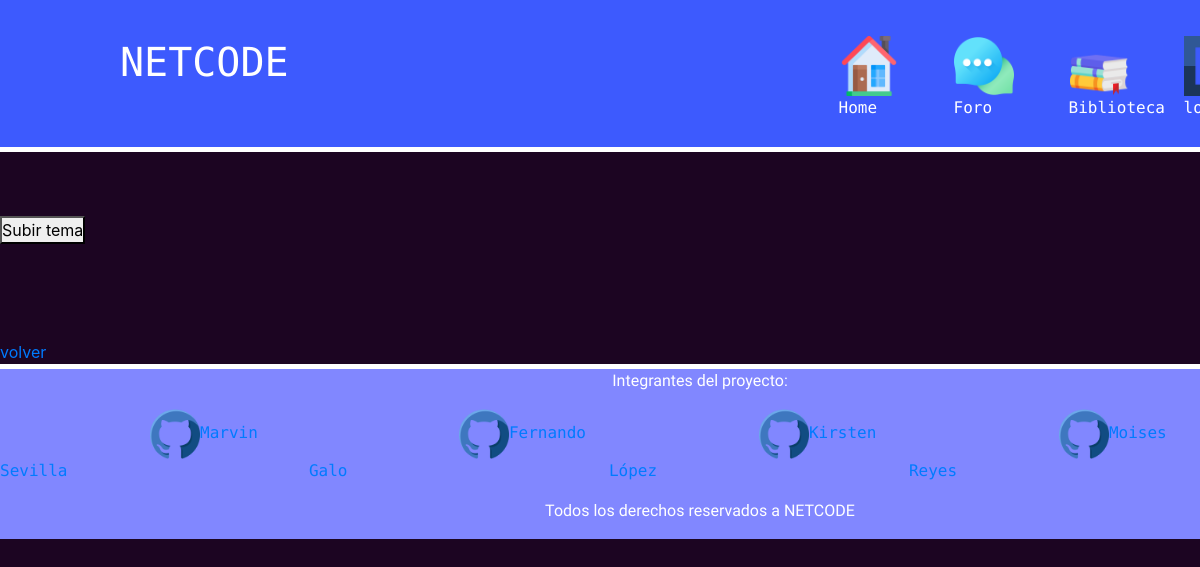
/verTemas/3, run on an earlier commit of the app's database.
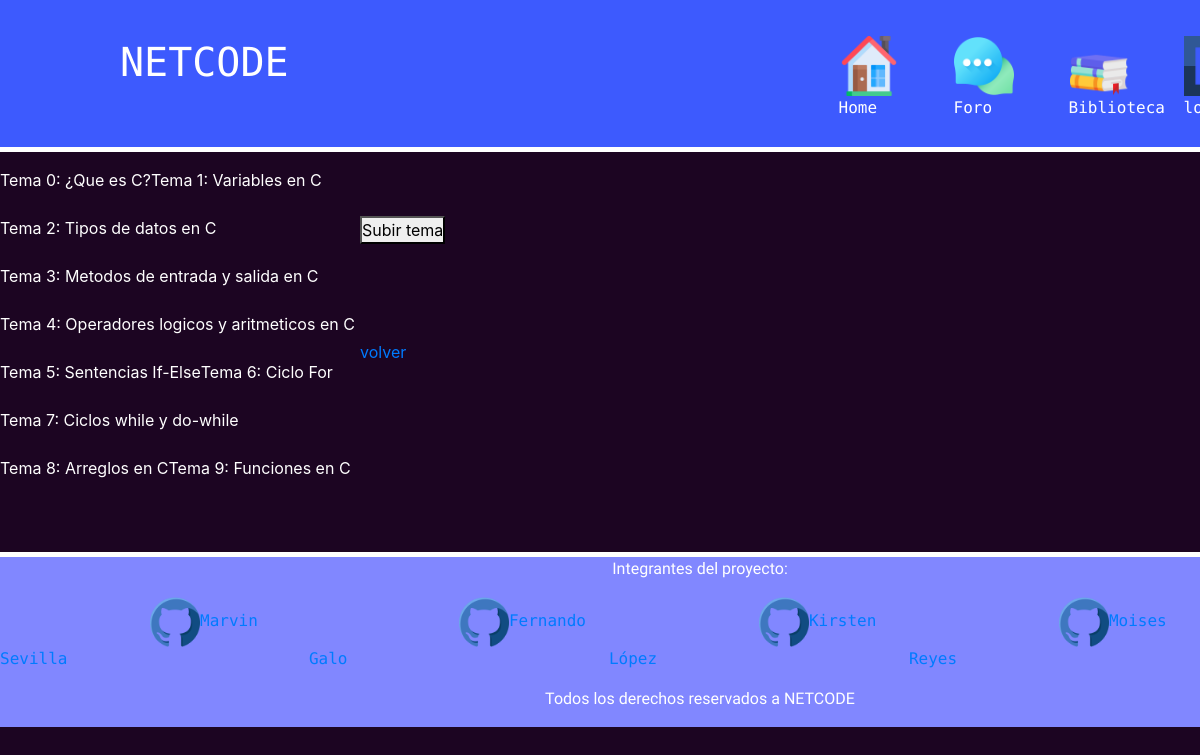
And on a later commit of the database.
### tables this page shows
CREATE TABLE Tema
(
	Id integer PRIMARY KEY not null,
	Nombre text not null,
	Numero_Actividades integer not null,
	Id_Curso int, 'Contenido' text,
	constraint fk_Curso foreign key (Id_Curso) references Curso(Id)
);

### application.py (the view)
@app.route("/verTemas/<id>")
def verTemas(id):
    id = int(id)
    conn = connect()
    cursor = conn.cursor()
    results = topicData(conn, id)
    nTemas = 0 # aqui guardaremos el numero de temas
    names = [] # aqui guardaremos los nombres de cada tema
    for r in results:
        for c in r:
            try:
                nTemas = int(c) # si es un digito es el numero de temas
            except:
                names.append(c) # sino es el nombre de un tema
    Curso = courseData(conn, id)
    nombreC = "curso"
    for r in Curso:
        for c in r:
            nombreC = c
    conn.close() # cerramos la coneccion a la base de datos
    return render_template("ver_temas.html", Nombres = names, temas=nTemas, cursoSelected=nombreC, c_id=id)

### dataRequest.py (called while the page is built)
def connect():
    try:
        conn = sqlite3.connect('Users.db')
        return conn
    except Error:
        print(Error)
        sys.exit() # Cerramos el sistema

def topicData(conn, id):
    cursor = conn.cursor()
    results = cursor.execute(f"SELECT Curso.Numero_Temas,  Tema.Nombre FROM Curso INNER JOIN Tema on Tema.Id_Curso=Curso.Id WHERE Curso.Id = {id}")
    return results;

def courseData(conn, id):
    cursor = conn.cursor()
    results = cursor.execute(f"SELECT Nombre FROM Curso WHERE Id = {id}")
    return results;

### templates/ver_temas.html (shortened to what this page needs)
{%extends "User.html"%}
{% block header %}
    <div class="icons-enlaces">
                <ul>
                    <div class="text">
                        <h1>NETCODE</h1>
                    </div>
                    <div class="image-icon">
                        <li><a href="/admin"> <img src="../static/img/home.png" alt="homeicon"> Home</a></li>
                    </div>
                    <div class="image-icon">
                        <li><a href="/foro"><img src="../static/img/chat.png" alt="homeicon">Foro</a></li>
                    </div>
                    <div class="image-icon">
                        <li><a href="/Almacen/1"> <img src="../static/img/book.png" alt="bibliotecaicon"> Biblioteca</a></li>
                    </div>
                    <div class="image-icon">
                        <li><a href="/logout"><img src="../static/img/logout.png" alt="logout">log out</a></li>
                    </div>
                </ul>
            </div>
{% endblock %}
{% block body %}
    <br><br><br><br><br><br><br>
    <div class="sessions">
        {% for result in range(temas) %}
            <p>Tema {{ result }}: {{ Nombres[loop.index - 1] }}</p>
            <br><br>
        {% endfor %}
        <br><br>
    </div>
    <br><br>
    <div>
        <form action="/subir-tema/{{c_id}}">
            <button type="submit">Subir tema</button>
        </form>
    </div>
    <br>
    <br>
    <br>
    <br>
    <a href="/Almacen-cursos/{{c_id}}">volver</a>
{% endblock %}

### templates/User.html (shortened to what this page needs)
<!DOCTYPE html>
<html lang="en">
<head>
    <link href="https://maxcdn.bootstrapcdn.com/bootstrap/4.0.0-beta.2/css/bootstrap.min.css" rel="stylesheet"/>
    <link rel="stylesheet" href="../static/css/cursos.css">
    <link rel="stylesheet" href="../static/css/loading.css">
</head>
<header>
    {% block header %}
    {% endblock %}
</header>
<body>
    {% block body%}{%endblock%}
</body>
<footer>
        <div class="contac-us">
            <div class="Integrantes">
                <p>Integrantes del proyecto:</p>
                <ul>
                    <li><a href="https://github.com/Marvin-05"><img src="../static/img/github.png" alt="github">Marvin Sevilla</a></li>
                    <li><a href="https://github.com/fernando-fate"><img src="../static/img/github.png" alt="github">Fernando Galo</a></li>
                    <li><a href="https://github.com/Kirst08"><img src="../static/img/github.png" alt="github">Kirsten López</a></li>
                    <li><a href="https://github.com/mreyes2017"><img src="../static/img/github.png" alt="github">Moises Reyes</a></li>
                </ul>
            </div>
            <p>Todos los derechos reservados a NETCODE</p>
        </div>
</footer>
</html>

### static/css/cursos.css (style rules this page uses)
* { margin: 0; padding: 0; box-sizing: border-box; }
header { background-color: #3d5afe; position: fixed; width:100%; height: 19%; display: flex; justify-content: space-between; align-items: center; border-style: solid; border-color: #FFF; border-width: 0px 0px 5px 0px; margin-bottom: 19%; z-index: 1000; }
.icons-enlaces { display: flex; z-index: 1; }
header .icons-enlaces ul { display:flex; justify-content: center; align-items: center; }
header .icons-enlaces ul .text h1 { float: right; font-family: 'M PLUS Code Latin', sans-serif; text-align: center; margin-left: 120px; margin-right: 550px; color: #FFF; }
header .icons-enlaces ul .image-icon li { List-style: none; font-family: 'M PLUS Code Latin', sans-serif; }
header .icons-enlaces ul .image-icon li a { margin-left: 100px; text-decoration: none; padding: 6px 15px; color: #FFF; border-radius: 20px; justify-content: center; align-items: center; height: 100%; }
header .icons-enlaces ul .image-icon li a:link { text-decoration: none; }
header .icons-enlaces .image-icon li a img { display:flex; justify-content: space-between; align-items: center; width: 60px; height: 60px; cursor:pointer; }
body { background-color:#1c0522; color:#FFF; overflow-x: hidden; }
footer { background-color: #8187ff; width:100%; height: 10%; display: flex; border-style: solid; border-color: #FFF; border-width: 5px 0px 0px 0px; }
footer p { margin-left: 200px; text-align: center; font-family: 'Archivo Narrow', sans-serif; }
footer .contac-us .Integrantes ul { display:flex; justify-content: center; align-items: center; }
footer .contac-us .Integrantes ul li { List-style: none; font-family: 'M PLUS Code Latin', sans-serif; }
footer .contac-us .Integrantes ul li a { text-decoration: none; }
footer .contac-us .Integrantes ul li a img { width: 50px; height: 50px; color: black; justify-content: center; align-items: center; margin-left: 150px; }
.sessions { width: 30%; height: 80%; display: flex; flex-wrap: wrap; float: left; }

What changed in the data, as far as the page shows it:
added Tema: Nombre "¿Que es C?"
added Tema: Nombre "Variables en C"
added Tema: Nombre "Tipos de datos en C"
added Tema: Nombre "Metodos de entrada y salida en C"
added Tema: Nombre "Operadores logicos y aritmeticos en C"
added Tema: Nombre "Sentencias If-Else"
added Tema: Nombre "Ciclo For"
added Tema: Nombre "Ciclos while y do-while"
added Tema: Nombre "Arreglos en C"
added Tema: Nombre "Funciones en C"
Also different on the page:
new list line: "Tema 0 :"
new list line: "Tema 1 :"
new list line: "Tema 2 :"
new list line: "Tema 3 :"
new list line: "Tema 4 :"
new list line: "Tema 5 :"
new list line: "Tema 6 :"
new list line: "Tema 7 :"
new list line: "Tema 8 :"
new list line: "Tema 9 :"
